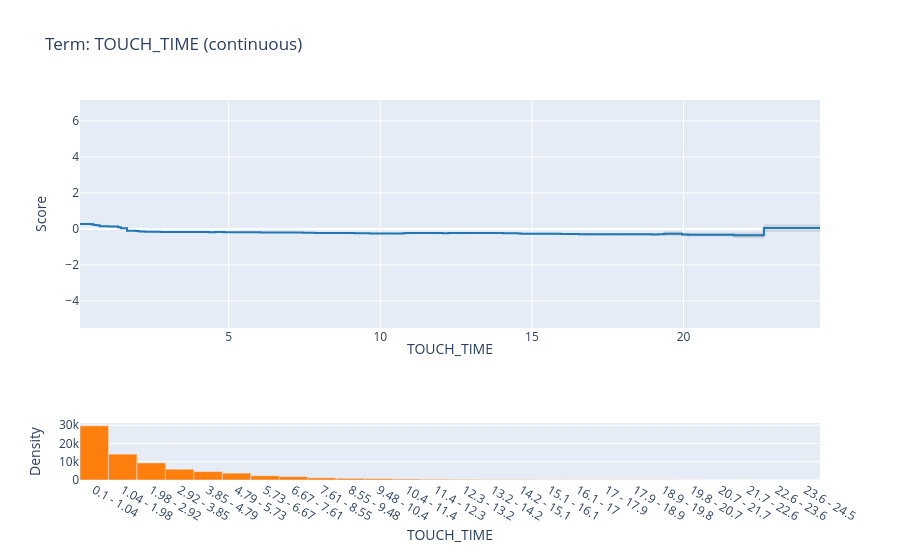

Notebook code for this chart:
### Code cell
target_feature = 'TOUCH_TIME'

feature_index = feature_cols.index(target_feature)

feature_fig = ebm_global.visualize(feature_index)
feature_fig.show()

### Figure 1 — Plotly figure (JSON) as saved in the notebook; plotly's stock layout.template omitted (floating-point values rounded to 4 significant figures; data arrays with more than 128 entries replaced by an {"elided": "..."} marker saying what was removed)
{"data": [{"line": {"shape": "hv", "width": 0}, "marker": {"color": "#444"}, "mode": "lines", "name": "Lower Bound", "type": "scatter", "x": {"elided": "189 float values"}, "xaxis": "x", "y": {"elided": "189 float values"}, "yaxis": "y"}, {"fill": "tonexty", "fillcolor": "rgba(68, 68, 68, 0.15)", "line": {"color": "rgb(31, 119, 180)", "shape": "hv"}, "mode": "lines", "name": "Main", "type": "scatter", "x": {"elided": "189 float values"}, "xaxis": "x", "y": {"elided": "189 float values"}, "yaxis": "y"}, {"fill": "tonexty", "fillcolor": "rgba(68, 68, 68, 0.15)", "line": {"shape": "hv", "width": 0}, "marker": {"color": "#444"}, "mode": "lines", "name": "Upper Bound", "type": "scatter", "x": {"elided": "189 float values"}, "xaxis": "x", "y": {"elided": "189 float values"}, "yaxis": "y"}, {"hovertemplate": "(%{hovertext}): %{y}", "hovertext": ["0.1 - 1.04", "1.04 - 1.98", "1.98 - 2.92", "2.92 - 3.85", "3.85 - 4.79", "4.79 - 5.73", "5.73 - 6.67", "6.67 - 7.61", "7.61 - 8.55", "8.55 - 9.48", "9.48 - 10.4", "10.4 - 11.4", "11.4 - 12.3", "12.3 - 13.2", "13.2 - 14.2", "14.2 - 15.1", "15.1 - 16.1", "16.1 - 17", "17 - 17.9", "17.9 - 18.9", "18.9 - 19.8", "19.8 - 20.7", "20.7 - 21.7", "21.7 - 22.6", "22.6 - 23.6", "23.6 - 24.5"], "marker": {"color": "#ff7f0e"}, "name": "Distribution", "type": "bar", "x": [0.5692, 1.508, 2.446, 3.385, 4.323, 5.262, 6.2, 7.138, 8.077, 9.015, 9.954, 10.89, 11.83, 12.77, 13.71, 14.65, 15.58, 16.52, 17.46, 18.4, 19.34, 20.28, 21.22, 22.15, 23.09, 24.03], "xaxis": "x2", "y": [29645, 14158, 9368, 5905, 4614, 3763, 2313, 1858, 1193, 919, 762, 511, 381, 315, 208, 189, 130, 83, 100, 79, 76, 62, 30, 36, 10, 5], "yaxis": "y2"}], "layout": {"bargap": 0, "showlegend": false, "title": {"text": "Term: TOUCH_TIME (continuous)"}, "xaxis": {"anchor": "y", "domain": [0, 1], "matches": "x", "title": {"standoff": 0, "text": "TOUCH_TIME"}}, "xaxis2": {"anchor": "y2", "domain": [0, 1], "matches": "x", "tickmode": "array", "ticktext": ["0.1 - 1.04", "1.04 - 1.98", "1.98 - 2.92", "2.92 - 3.85", "3.85 - 4.79", "4.79 - 5.73", "5.73 - 6.67", "6.67 - 7.61", "7.61 - 8.55", "8.55 - 9.48", "9.48 - 10.4", "10.4 - 11.4", "11.4 - 12.3", "12.3 - 13.2", "13.2 - 14.2", "14.2 - 15.1", "15.1 - 16.1", "16.1 - 17", "17 - 17.9", "17.9 - 18.9", "18.9 - 19.8", "19.8 - 20.7", "20.7 - 21.7", "21.7 - 22.6", "22.6 - 23.6", "23.6 - 24.5"], "tickvals": [0.5692, 1.508, 2.446, 3.385, 4.323, 5.262, 6.2, 7.138, 8.077, 9.015, 9.954, 10.89, 11.83, 12.77, 13.71, 14.65, 15.58, 16.52, 17.46, 18.4, 19.34, 20.28, 21.22, 22.15, 23.09, 24.03], "title": {"standoff": 0, "text": "TOUCH_TIME"}}, "yaxis": {"anchor": "x", "domain": [0.4, 1], "range": [-5.508, 7.167], "title": {"text": "Score"}}, "yaxis2": {"anchor": "x2", "domain": [0, 0.15], "title": {"text": "Density"}}}}
